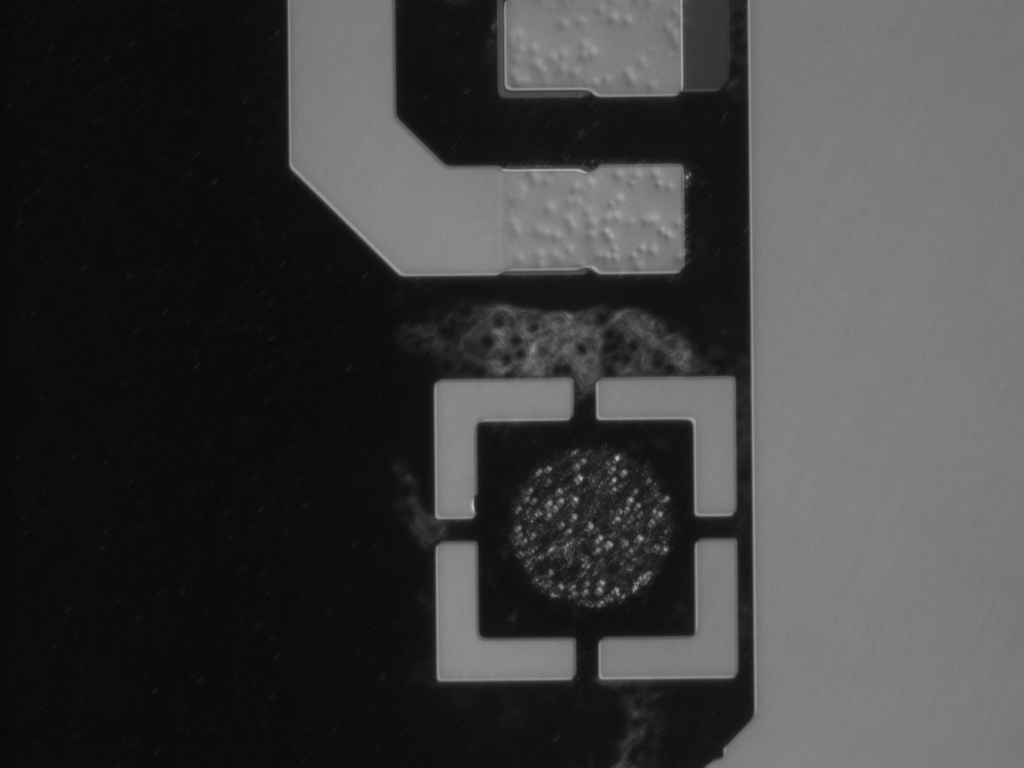
#> input picture circle/Panel1_circle1.bmp, 1024 x 768 px, found by its file name
$ python NCC_opencv.py
#> lines starting #> are read from the running program, lines starting #| are printed output that depends on the picture; pictures that were not available may be replaced by others from this repository, and a replacement may not be noted
import cv2
from matplotlib import pyplot as plt
import time
import glob

def template_matching(img, target):

    img = cv2.medianBlur(img, 15)
    # copy image in order to compare with different method
    img2 = img.copy()

    w, h = target.shape[::-1]

    # All the 6 methods for comparison in a list
    methods = eval('cv2.TM_CCOEFF_NORMED')

    # do template matching with different method
    img = img2.copy()

    # Apply template Matching
    res = cv2.matchTemplate(img,target,methods)

    min_val, max_val, min_loc, max_loc = cv2.minMaxLoc(res)


    top_left = max_loc
    bottom_right = (top_left[0] + w, top_left[1] + h)


    return top_left, bottom_right


# -------------------------- main -------------------------- #
if __name__ == '__main__':
    # Read image and target(template)
    circle_path = ['./circle\\Panel1_circle1.bmp', './circle\\Panel1_circle2.bmp', './circle\\Panel1_circle3.bmp', './circle\\Panel1_circle4.bmp', './circle\\Panel2_circle1.bmp', './circle\\Panel2_circle2.bmp', './circle\\Panel2_circle3.bmp', './circle\\Panel2_circle4.bmp', './circle\\Panel3_circle1.bmp', './circle\\Panel3_circle2.bmp', './circle\\Panel3_circle3.bmp', './circle\\Panel3_circle4.bmp', './circle\\Panel4_circle1.bmp', './circle\\Panel4_circle2.bmp', './circle\\Panel4_circle3.bmp', './circle\\Panel4_circle4.bmp']
    cross_path = ['./cross\\Panel1_cross1.bmp', './cross\\Panel1_cross2.bmp', './cross\\Panel1_cross3.bmp', './cross\\Panel1_cross4.bmp', './cross\\Panel2_cross1.bmp', './cross\\Panel2_cross2.bmp', './cross\\Panel2_cross3.bmp', './cross\\Panel2_cross4.bmp', './cross\\Panel3_cross1.bmp', './cross\\Panel3_cross2.bmp', './cross\\Panel3_cross3.bmp', './cross\\Panel3_cross4.bmp', './cross\\Panel4_cross1.bmp', './cross\\Panel4_cross2.bmp', './cross\\Panel4_cross3.bmp', './cross\\Panel4_cross4.bmp']

    pattern_path = ['./pattern\\Template_BorderCircle.bmp', './pattern\\Template_BorderCross.bmp', './pattern\\Template_circle.bmp', './pattern\\Template_cross.bmp']

    ### Image = circle
    ### Template = Template_BorderCross.bmp
    for i in circle_path:
        image = cv2.imread(i)
#> image is the input picture: shape (768, 1024, 3); min 8, max 194, mean 62.7
        target_Border = cv2.imread(pattern_path[0])
        target_circle = cv2.imread(pattern_path[2])
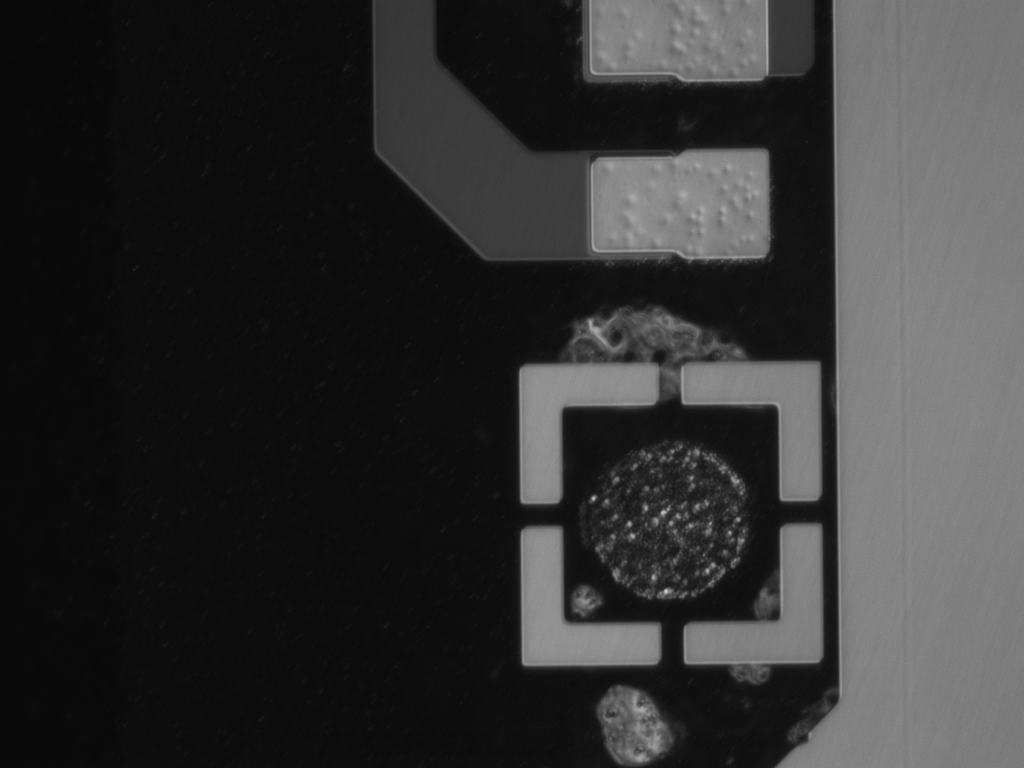
#> input picture circle/Panel1_circle2.bmp, 1024 x 768 px, given in place of Template_circle.bmp, which was not available
#> target_circle is the input picture: shape (768, 1024, 3); min 8, max 201, mean 50.7

        _, w_Border, h_Border = target_Border.shape[::-1]
#> w_Border = 1024; h_Border = 768
        _, w_circle, h_circle = target_circle.shape[::-1]
#> w_circle = 1024; h_circle = 768

        start = time.time()
        # convert to grayscale image
        image_gray = cv2.cvtColor(image, cv2.COLOR_BGR2GRAY)
        target_Border = cv2.cvtColor(target_Border, cv2.COLOR_BGR2GRAY)
        target_circle = cv2.cvtColor(target_circle, cv2.COLOR_BGR2GRAY)
#> target_circle: shape (768, 1024)
        top_left_bor, bottom_right_bor = template_matching(image_gray, target_Border)
#> in template_matching, `res = cv2.matchTemplate(img,target,methods)`: res = [0.996]
#> in template_matching, `min_val, max_val, min_loc, max_loc = cv2.minMaxLoc(res)`: min_val = 0.996; min_loc = (0, 0)
#> in template_matching, `bottom_right = (top_left[0] + w, top_left[1] + h)`: bottom_right = (1024, 768)
#> top_left_bor = (0, 0); bottom_right_bor = (1024, 768)
        top_left_cir, bottom_right_cir = template_matching(image_gray, target_circle)
#> top_left_cir = (0, 0); bottom_right_cir = (1024, 768)

        # draw the match region
        cv2.rectangle(image, top_left_bor, bottom_right_bor, (0, 0, 255), 2)
        cv2.circle(image, (top_left_bor[0]+(w_Border//2), top_left_bor[1]+(h_Border//2)), 1, (0, 0, 255),4)
#> image: shape (768, 1024, 3); mean B, G, R 62.3, 62.3, 64.1
        cv2.line(image, (top_left_bor[0], top_left_bor[1]+(h_Border//2)), (bottom_right_bor[0],  top_left_bor[1]+(h_Border//2)), (0,0,255), 1)
        cv2.line(image, (top_left_bor[0]+(w_Border//2), top_left_bor[1]), (top_left_bor[0]+(w_Border//2),  bottom_right_bor[1]), (0,0,255), 1)
        print('Border',top_left_bor[0]+(w_Border//2), top_left_bor[1]+(h_Border//2))
#| Border 512 384

        cv2.rectangle(image, top_left_cir, bottom_right_cir, (255, 0, 0), 2)
        cv2.circle(image, (top_left_cir[0]+(w_circle//2), top_left_cir[1]+(h_circle//2)), 1, (255, 0, 0),4)
#> image: shape (768, 1024, 3); mean B, G, R 63.9, 62.2, 62.8
        cv2.line(image, (top_left_cir[0], top_left_cir[1]+(h_circle//2)), (bottom_right_cir[0],  top_left_cir[1]+(h_circle//2)), (255,0,0), 1)
        cv2.line(image, (top_left_cir[0]+(w_circle//2), top_left_cir[1]), (top_left_cir[0]+(w_circle//2),  bottom_right_cir[1]), (255,0,0), 1)
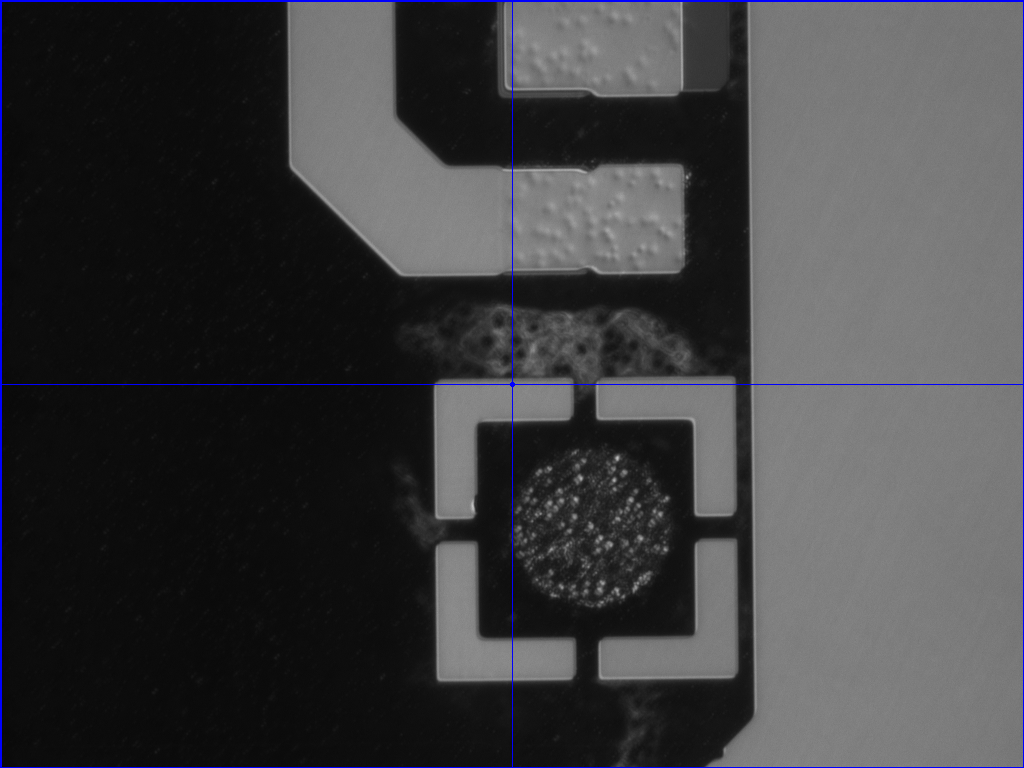
#> image: shape (768, 1024, 3); mean B, G, R 64.5, 62.2, 62.2
        print('circle',top_left_cir[0]+(w_circle//2), top_left_cir[1]+(h_circle//2))
#| circle 512 384
#> pass 3 of the loop `for i in circle_path:`:
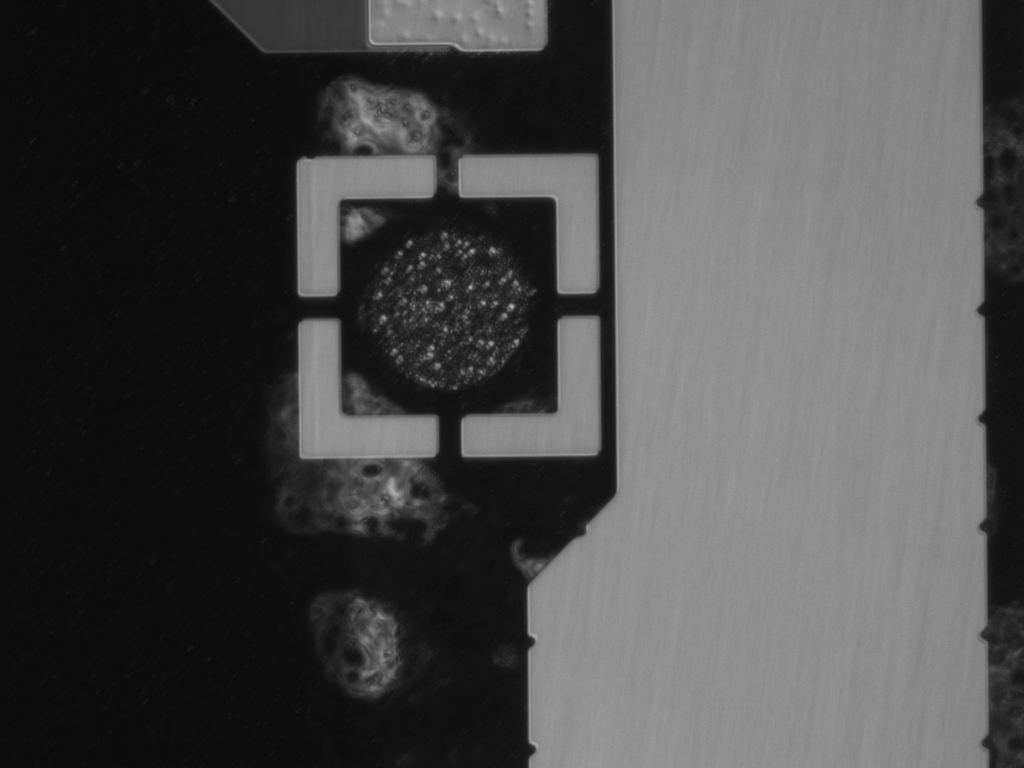
#> input picture circle/Panel1_circle3.bmp, 1024 x 768 px, found by its file name
#> image is the input picture: shape (768, 1024, 3); min 9, max 180, mean 74.7
#| Border 512 384
#> `cv2.line(image, (top_left_cir[0]+(w_circle//2), top_left_cir[1]), (top..`:
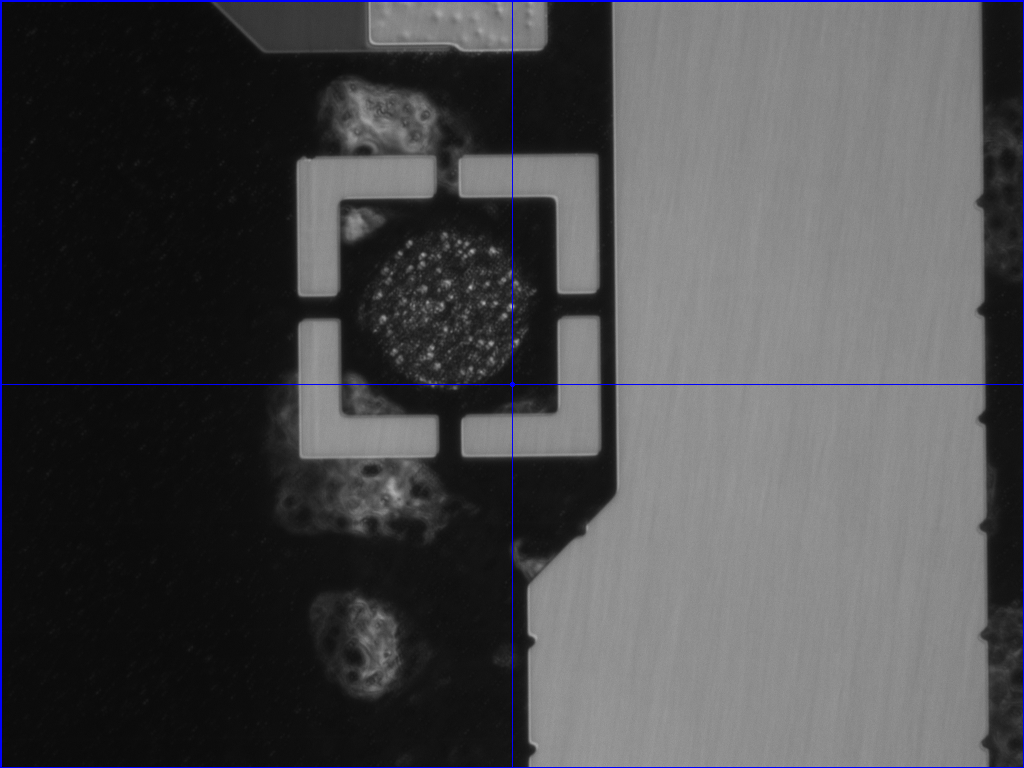
#> image: shape (768, 1024, 3); mean B, G, R 76.6, 74.2, 74.2
#| circle 512 384
#> (the run stopped early here; a loop or call above may not have finished)
